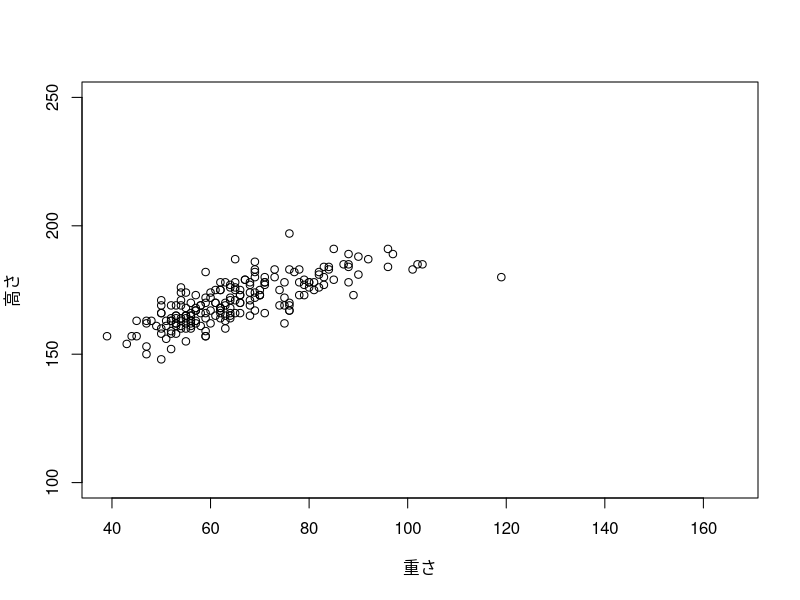
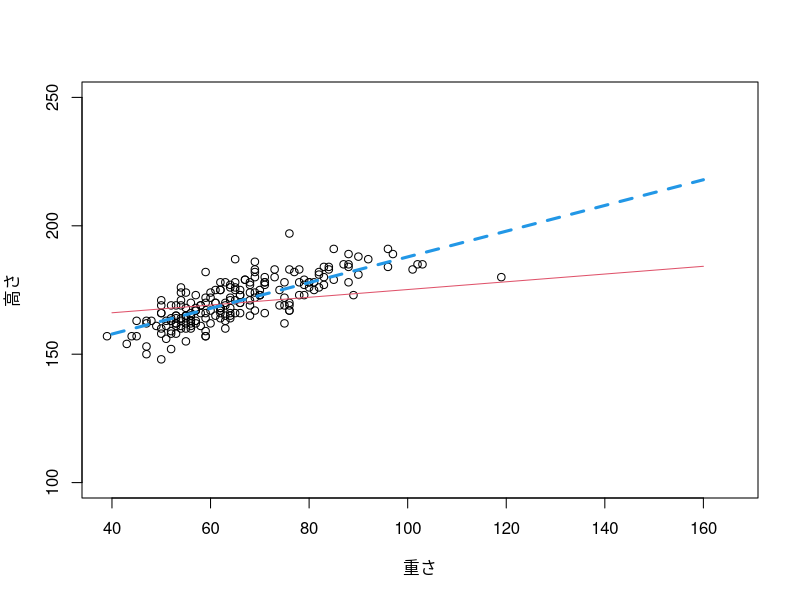
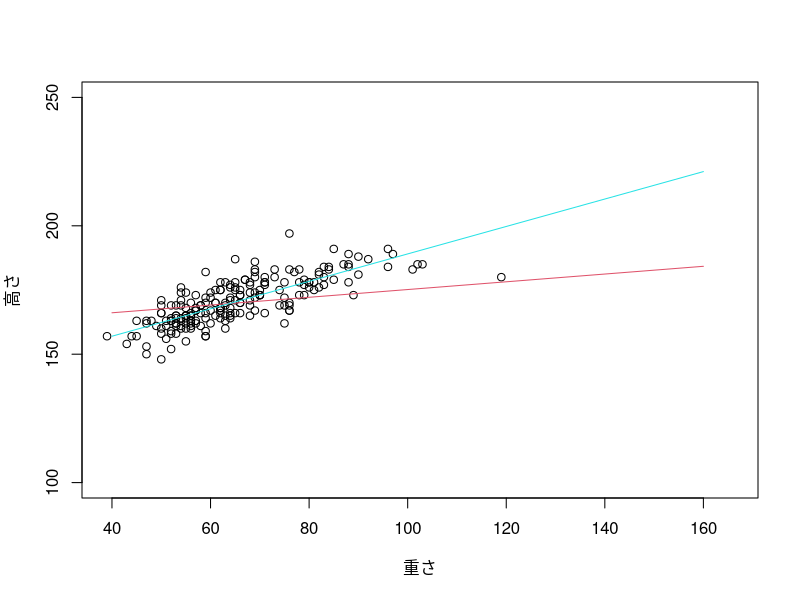

Recreate these plots in R, in order.
## ---- chunk 1
knitr::opts_chunk$set(echo = TRUE,error=FALSE,message= FALSE,warning = FALSE)
## ---- chunk 2
library(car)
#Davisデータ使用のため
## ---- chunk 3
a <- lm(height~weight,data=Davis);a
## ---- chunk 4
plot(Davis$weight,Davis$height,xlab="重さ",ylab="高さ",ylim=c(100,250))
## ---- chunk 5
library(MASS)
b <- rlm(height~weight,data=Davis);b #ロバスト回帰
tx <- data.frame(weight=seq(40,160,l=100))
plot(Davis$weight,Davis$height,xlab="重さ",ylab="高さ",ylim=c(100,250))
lines(tx$weight,predict(a,tx),col=2,lwd=1)
lines(tx$weight,predict(b,tx),col=4,lwd=3,lty=2)
#lwd = x:線分の幅 (line width) を番号で指定する。値が大きいほど太い線になる。
#lty=2 or "dashed" 線分の形式 (line type) をダッシュにする．
#col(color)の初期値は1
#番号は 1 から順に「黒，赤，緑，青，水色，紫，黄，灰」となっている。

## ---- chunk 6
c <- rlm(height~weight,data=Davis,psi="psi.bisquare");c #2重平方重み損失
plot(Davis$weight,Davis$height,xlab="重さ",ylab="高さ",ylim=c(100,250))
lines(tx$weight,predict(a,tx),col=2,lwd=1)
lines(tx$weight,predict(c,tx),col=5,lwd=1)
